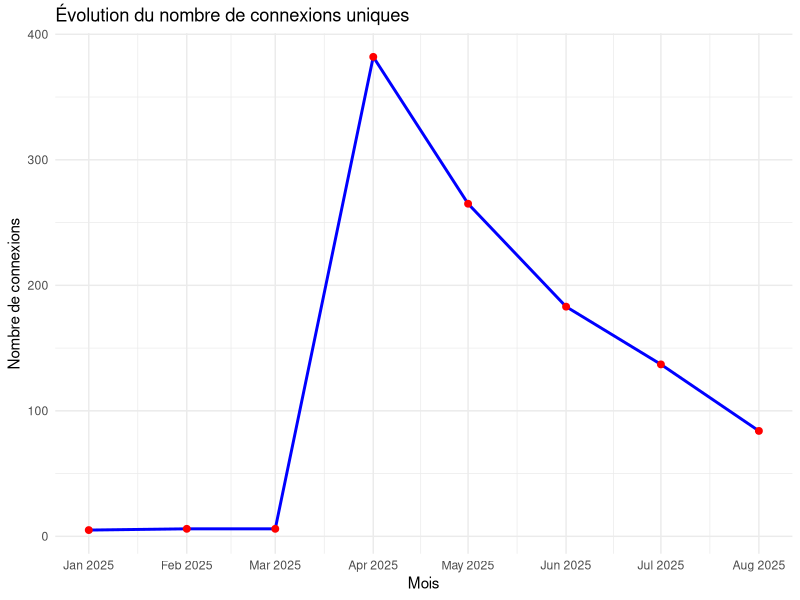

This chart was generated by the following R code:
## ---- chunk 1
library(ggplot2)
## ---- chunk 2
connexions <- read.csv(file = "data/connexions_uniques.csv",
                       sep = ";",
                       header = FALSE,
                       col.names = c("nombre_connexions","mois"))
connexions$mois <- as.Date(paste0(connexions$mois, "-01"), format = "%Y-%m-%d")



## ---- chunk 3
#| content: valuebox
#| title: "Connexions uniques"
#| icon: plug
#| color: primary
84
## ---- chunk 4
#| fig-width: 14
#| fig-height: 8
#| title: "Evolution mensuelle du nombre de connexions uniques"
ggplot(connexions, aes(x = mois, y = nombre_connexions)) +
  geom_line(color = "blue", size = 1) +  # Ligne bleue
  geom_point(color = "red", size = 2) +   # Points rouges
  labs(
    title = "Évolution du nombre de connexions uniques",
    x = "Mois",
    y = "Nombre de connexions"
  ) +
  theme_minimal() +  # Thème épuré
  scale_x_date(date_labels = "%b %Y", date_breaks = "1 month")  # Format des dates
## ---- chunk 5
#| content: valuebox
#| title: "e-formation disponibles"
#| icon: pencil
#| color: success
38
## ---- chunk 6
#| content: valuebox
#| title: "Badges délivrés"
#| icon: trophy
#| color: warning
38
## ---- chunk 7
#| title: "TOP 10 des cours les plus suivis"
knitr::kable(mtcars)
